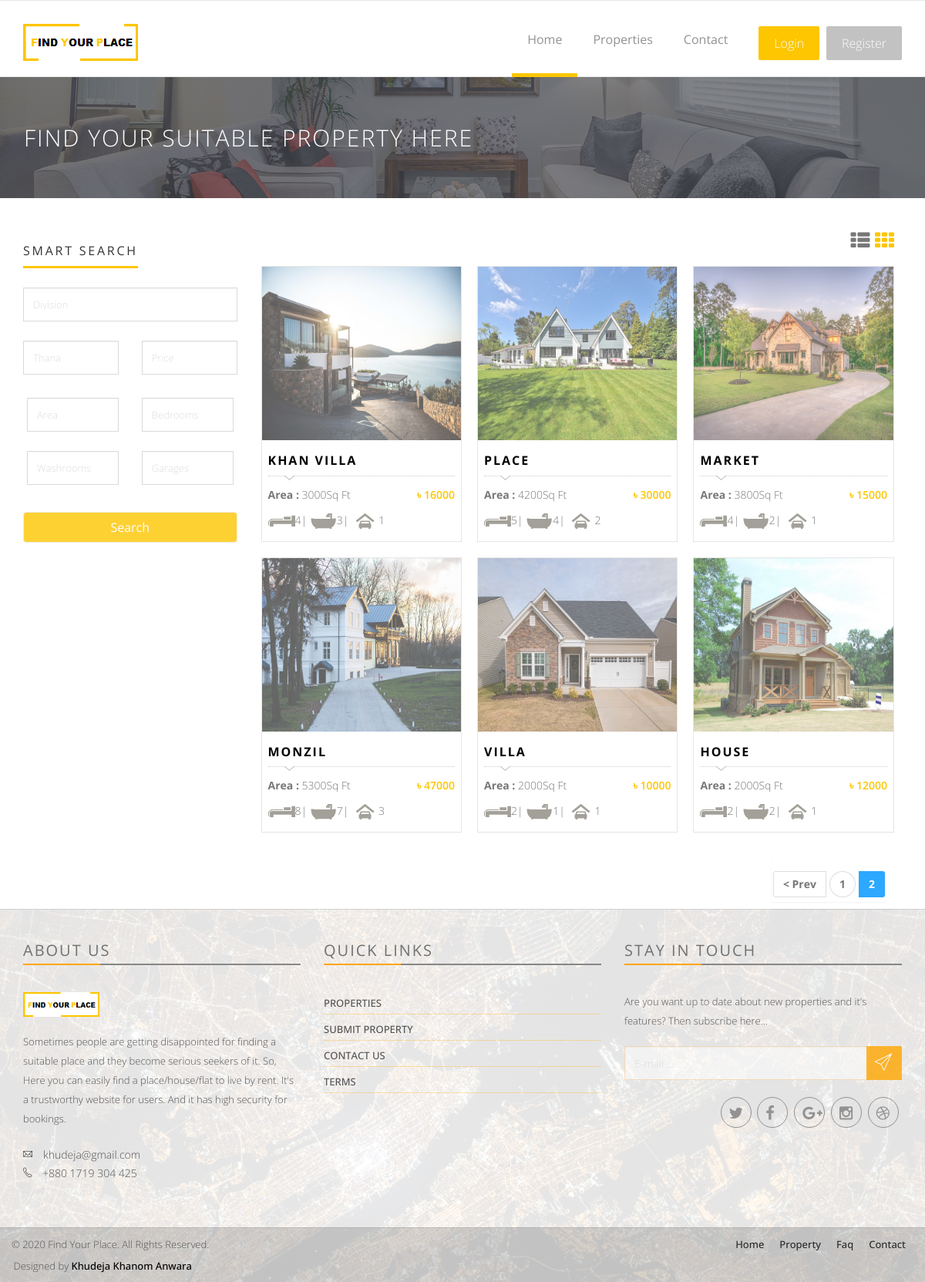
/FindYourPlace/index.php/Welcome/Wproperties/6, run on the app's committed database.
### tables this page shows
CREATE TABLE `tbl_property` (
  `id` int(11) NOT NULL,
  `user_id` int(11) NOT NULL,
  `thana_id` int(11) NOT NULL,
  `name` varchar(255) NOT NULL,
  `address` varchar(255) NOT NULL,
  `area` double NOT NULL,
  `bedrooms` int(11) NOT NULL,
  `bathrooms` int(11) NOT NULL,
  `garages` int(11) NOT NULL,
  `photo` varchar(255) NOT NULL,
  `detail` varchar(255) NOT NULL,
  `rent` double NOT NULL,
  `status` int(11) NOT NULL
);

### FindYourPlace/index.php (called while the page is built, shortened)
<?php
require_once BASEPATH.'core/CodeIgniter.php';

### FindYourPlace/application/config/config.php (called while the page is built, shortened)
<?php
$config['base_url'] = 'http://localhost/FindYourPlace';
$config['index_page'] = 'index.php';
$config['uri_protocol']	= 'REQUEST_URI';
$config['url_suffix'] = '';
$config['language']	= 'english';
$config['charset'] = 'UTF-8';
$config['enable_hooks'] = FALSE;
$config['subclass_prefix'] = 'MY_';
$config['composer_autoload'] = FALSE;
$config['permitted_uri_chars'] = 'a-z 0-9~%.:_\-';
$config['enable_query_strings'] = FALSE;
$config['controller_trigger'] = 'c';
$config['function_trigger'] = 'm';
$config['directory_trigger'] = 'd';
$config['allow_get_array'] = TRUE;
$config['log_threshold'] = 0;
$config['log_path'] = '';
$config['log_file_extension'] = '';
$config['log_file_permissions'] = 0644;
$config['log_date_format'] = 'Y-m-d H:i:s';
$config['error_views_path'] = '';
$config['cache_path'] = '';
$config['cache_query_string'] = FALSE;
$config['encryption_key'] = '';
$config['sess_driver'] = 'files';
$config['sess_cookie_name'] = 'ci_session';
$config['sess_expiration'] = 7200;
$config['sess_save_path'] = NULL;
$config['sess_match_ip'] = FALSE;
$config['sess_time_to_update'] = 300;
$config['sess_regenerate_destroy'] = FALSE;
$config['cookie_prefix']	= '';
$config['cookie_domain']	= '';
$config['cookie_path']		= '/';
$config['cookie_secure']	= FALSE;
$config['cookie_httponly'] 	= FALSE;
$config['standardize_newlines'] = FALSE;
$config['global_xss_filtering'] = FALSE;
$config['csrf_protection'] = FALSE;
$config['csrf_token_name'] = 'csrf_test_name';
$config['csrf_cookie_name'] = 'csrf_cookie_name';
$config['csrf_expire'] = 7200;
$config['csrf_regenerate'] = TRUE;
$config['csrf_exclude_uris'] = array();
$config['compress_output'] = FALSE;
$config['time_reference'] = 'local';
$config['rewrite_short_tags'] = FALSE;
$config['proxy_ips'] = '';

### FindYourPlace/application/views/Wproperties.php (the view, shortened to what this page needs)
<div class="page-head">
    <div class="container">
        <div class="row">
            <div class="page-head-content">
                <h1 class="page-title">Find Your suitable Property here</h1>
            </div>
        </div>
    </div>
</div>
<div class="properties-area recent-property" style="background-color: #FFF;">
    <div class="container">
        <div class="row">
        <div class="col-md-3 p0 padding-top-40">
            <div class="blog-asside-right pr0">
                <div class="panel panel-default sidebar-menu wow fadeInRight animated" >
                    <div class="panel-heading">
                        <h3 class="panel-title">Smart search</h3>
                    </div>
                    <form action="<?=base_url()?>Welcome/Wproperties" method="post" >
                            <div class="panel-body search-widget">
                            <fieldset>
                                <div class="row">
                                    <div class="form-group col-xs-12">
                                        <input type="text" name="Division" class="get_division form-control" placeholder="Division">
                                    </div>
                                </div>
                            </fieldset>
                            <fieldset>
                                <div class="row">
                                    <div class="form-group col-xs-6">
                                        <input type="text" name="Thana" class="get_thana form-control" placeholder="Thana">
                                    </div>
                                    <div class="form-group col-xs-6">
                                        <input type="text" name="Price" class="get_price form-control" placeholder="Price">
                                    </div>
                                </div>
                            </fieldset>
                            <fieldset class="padding-5">
                                <div class="row">
                                    <div class="form-group col-xs-6">
                                        <input type="text"  name="Area" class="get_area form-control" placeholder="Area">
                                    </div>
                                    <div class="form-group col-xs-6">
                                        <input type="text"  name="Bedrooms" class="get_bed form-control" placeholder="Bedrooms">
                                    </div>
                                </div>
                            </fieldset>
                            <fieldset class="padding-5">
                                <div class="row">
                                    <div class="form-group col-xs-6">
                                        <input type="text"  name="Washrooms"  class="get_wash form-control" placeholder="Washrooms">
                                    </div>
                                    <div class="form-group col-xs-6">
                                        <input type="text"  name="Garages"  class="get_gar form-control" placeholder="Garages">
                                    </div>
                                </div>
                            </fieldset>
                            <fieldset >
                                <div class="row">
                                    <div class="form-group col-xs-12">
                                        <input type="submit" name="submit" class="btn largesearch-btn"  value="Search" >
                                    </div>
                                </div>
                            </fieldset>
                            </form>
                    </div>
                </div>
                <fieldset >
                    <div class="col-xs-12 our_result">
                    </div>
                 </fieldset>
            </div>
        </div>
        <div class="col-md-9  pr0 padding-top-40 properties-page">
            <div class="col-md-12 clear">
                <div class="col-xs-10 page-subheader sorting pl0">
                    <ul class="sort-by-list">
                    </ul>
                </div>
                <div class="col-xs-2 layout-switcher">
                    <a class="layout-list" href="javascript:void(0);"> <i class="fa fa-th-list"></i>  </a>
                    <a class="layout-grid active" href="javascript:void(0);"> <i class="fa fa-th"></i> </a>
                </div>
            </div>
            <div class="col-md-12 clear">
                <div id="list-type" class="proerty-th">
                    <?php  foreach ($property as $property) {  ?>
                        <div class="col-sm-6 col-md-4 p0">
                                <div class="box-two proerty-item">
                                    <div class="item-thumb">
                                        <a href="<?=base_url()?>wproperty/<?=$property['p_id']?>" ><img src="<?=base_url()?>image/Property/<?=$property['photo']?>"></a>
                                    </div>
                                    <div class="item-entry overflow">
                                        <h5><a href="<?=base_url()?>wproperty/<?=$property['p_id']?>"> <?=$property['name']?> </a></h5>
                                        <div class="dot-hr"></div>
                                        <span class="pull-left"><b> Area :</b> <?=$property['area']?>Sq Ft </span>
                                        <span class="proerty-price pull-right"> ৳ <?=$property['rent']?></span>
                                        <div class="property-icon">
                                            <img src="<?=base_url()?>asset/assets/img/icon/bed.png"><?=$property['bedrooms']?>|
                                            <img src="<?=base_url()?>asset/assets/img/icon/shawer.png"><?=$property['bathrooms']?>|
                                            <img src="<?=base_url()?>asset/assets/img/icon/cars.png"><?=$property['garages']?>
                                        </div>
                                    </div>
                                </div>
                            </div>
                        <?php } ?>
                </div>
            </div>
            <div class="col-md-12">
                <div class="pull-right">
                    <div class="pagination">
                        <ul>
                            <?=$this->pagination->create_links()?>
                        </ul>
                    </div>
                </div>
            </div>
        </div>
        </div>
    </div>

### data on the page
tbl_property: photo (picture), name "KHAN VILLA", area "3000", rent "16000", bedrooms "4", bathrooms "3", garages "1"
tbl_property: photo (picture), name "PLACE", area "4200", rent "30000", bedrooms "5", bathrooms "4", garages "2"
tbl_property: photo (picture), name "MARKET", area "3800", rent "15000", bedrooms "4", bathrooms "2", garages "1"
tbl_property: photo (picture), name "MONZIL", area "5300", rent "47000", bedrooms "8", bathrooms "7", garages "3"
tbl_property: photo (picture), name "VILLA", area "2000", rent "10000", bedrooms "2", bathrooms "1", garages "1"
tbl_property: photo (picture), name "HOUSE", area "2000", rent "12000", bedrooms "2", bathrooms "2", garages "1"

### other printed values
$this->pagination->create_links() "< Prev 1 2"
